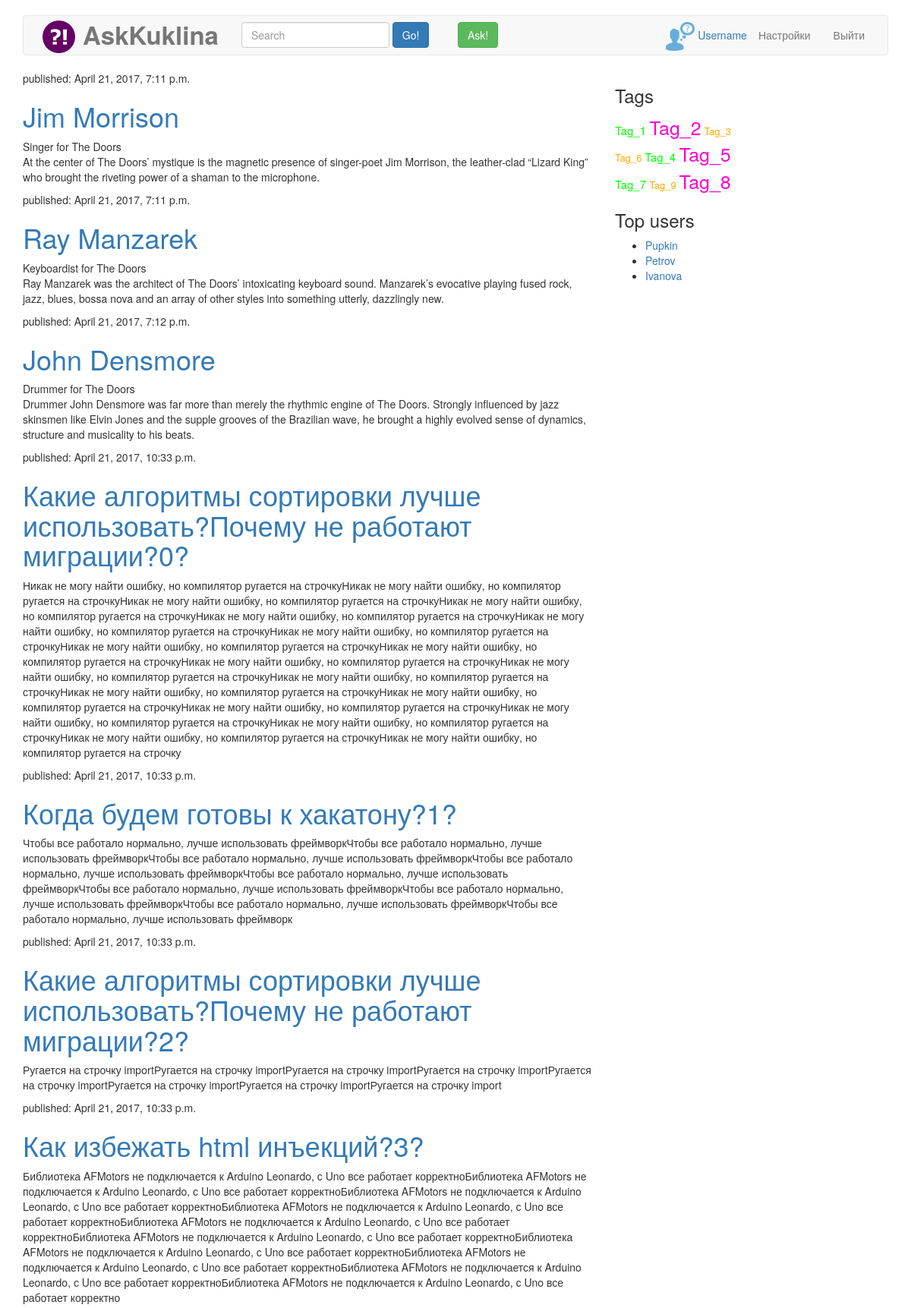
The app's page /tag/music/ (upper part) with its own data.
### askans/models.py (models this page shows, shortened)
class Question(models.Model):
    text = models.TextField()
    title = models.CharField(max_length=50)
    author = models.ForeignKey(Person)
    published_date = models.DateTimeField(auto_now_add=True)
    tags = models.ManyToManyField(Tag, null=True, blank=True, default='')
    rating = models.IntegerField(default=0)
    objects = QuestionManager()

### askans/views.py (the view)
# urls.py: url(r'^tag/(?P<tag_name>.+)/$', views.tag_list, name='tag_list'),  # \w буквы и цифры . все символы
def tag_list(request,tag_name=None):
    posts = Question.objects.last_questions()
    return render(request, 'askans/tag_list.html', {'posts': posts})

### askans/models.py (called while the page is built)
    def last_questions(self):
        return self.order_by('published_date')

### askans/templates/askans/tag_list.html (shortened to what this page needs)
{% extends "askans/base.html" %}
{% block main %}
	{% for post in posts %}
			<div>
				<p>published: {{ post.published_date }}</p>
				<h1><a href="">{{ post.title }}</a></h1>
				<p>{{ post.text|linebreaksbr }}</p>
			</div>
	 {% endfor %}
{% endblock %}

### askans/static/p1_files/navbar.css (style rules this page uses)
body { padding-top: 20px; padding-bottom: 20px; }

### records on screen
Question: published_date "April 21, 2017, 7:11 p.m.", title "Jim Morrison", text "Singer for The Doors At the center of The Doors’ mystique is the magnetic presence of singer-poet Jim Morrison, the leather-clad “Lizard King” who brought the riveting power of a shaman to the microphone."
Question: published_date "April 21, 2017, 7:11 p.m.", title "Ray Manzarek", text "Keyboardist for The Doors Ray Manzarek was the architect of The Doors’ intoxicating keyboard sound. Manzarek’s evocative playing fused rock, jazz, blues, bossa nova and an array of other styles into something utterly, dazzlingly new."
Question: published_date "April 21, 2017, 7:12 p.m.", title "John Densmore", text "Drummer for The Doors Drummer John Densmore was far more than merely the rhythmic engine of The Doors. Strongly influenced by jazz skinsmen like Elvin Jones and the supple grooves of the Brazilian wave, he brought a highly evolved sense of dynamics, structure and musicality to his beats."
Question: published_date "April 21, 2017, 10:33 p.m.", title "Какие алгоритмы сортировки лучше использовать?Почему не работают миграции?0?", text "Никак не могу найти ошибку, но компилятор ругается на строчкуНикак не могу найти ошибку, но компилятор ругается на строчкуНикак не могу найти ошибку, но компилятор ругается на строчкуНикак не могу найти ошибку, но компилятор ругается на строчкуНикак не могу найти ошибку, но компилятор ругается на строчкуНикак не могу найти ошибку, но компилятор ругается на строчкуНикак не могу найти ошибку, но компилятор ругается на строчкуНикак не могу найти ошибку, но компилятор ругается на строчкуНикак не могу найти ошибку, но компилятор ругается на строчкуНикак не могу найти ошибку, но компилятор ругается на строчкуНикак не могу найти ошибку, но компилятор ругается на строчкуНикак не могу найти ошибку,…"
Question: published_date "April 21, 2017, 10:33 p.m.", title "Когда будем готовы к хакатону?1?", text "Чтобы все работало нормально, лучше использовать фреймворкЧтобы все работало нормально, лучше использовать фреймворкЧтобы все работало нормально, лучше использовать фреймворкЧтобы все работало нормально, лучше использовать фреймворкЧтобы все работало нормально, лучше использовать фреймворкЧтобы все работало нормально, лучше использовать фреймворкЧтобы все работало нормально, лучше использовать фреймворкЧтобы все работало нормально, лучше использовать фреймворкЧтобы все работало нормально, лучше использовать фреймворк"
Question: published_date "April 21, 2017, 10:33 p.m.", title "Какие алгоритмы сортировки лучше использовать?Почему не работают миграции?2?", text "Ругается на строчку importРугается на строчку importРугается на строчку importРугается на строчку importРугается на строчку importРугается на строчку importРугается на строчку importРугается на строчку import"
Question: published_date "April 21, 2017, 10:33 p.m.", title "Как избежать html инъекций?3?", text "Библиотека AFMotors не подключается к Arduino Leonardo, с Uno все работает корректноБиблиотека AFMotors не подключается к Arduino Leonardo, с Uno все работает корректноБиблиотека AFMotors не подключается к Arduino Leonardo, с Uno все работает корректноБиблиотека AFMotors не подключается к Arduino Leonardo, с Uno все работает корректноБиблиотека AFMotors не подключается к Arduino Leonardo, с Uno все работает корректноБиблиотека AFMotors не подключается к Arduino Leonardo, с Uno все работает корректноБиблиотека AFMotors не подключается к Arduino Leonardo, с Uno все работает корректноБиблиотека AFMotors не подключается к Arduino Leonardo, с Uno все работает корректноБиблиотека AFMotors не…"
